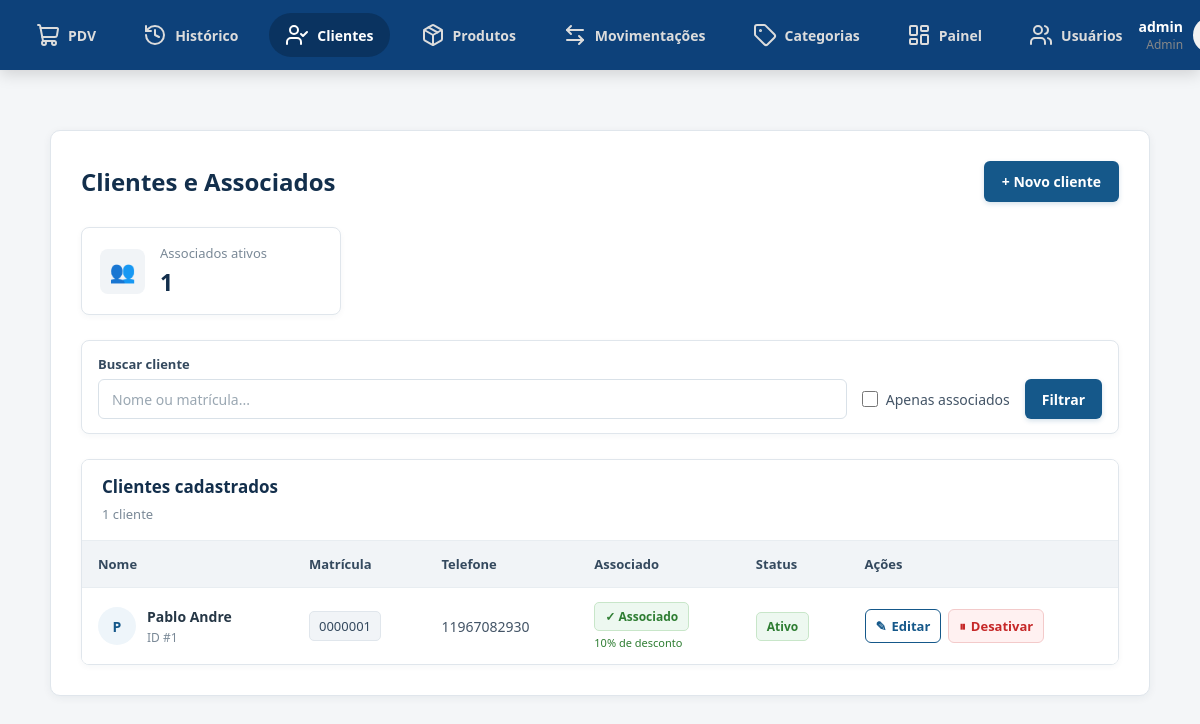
Page /clientes/ (signed in) on the earlier database version.
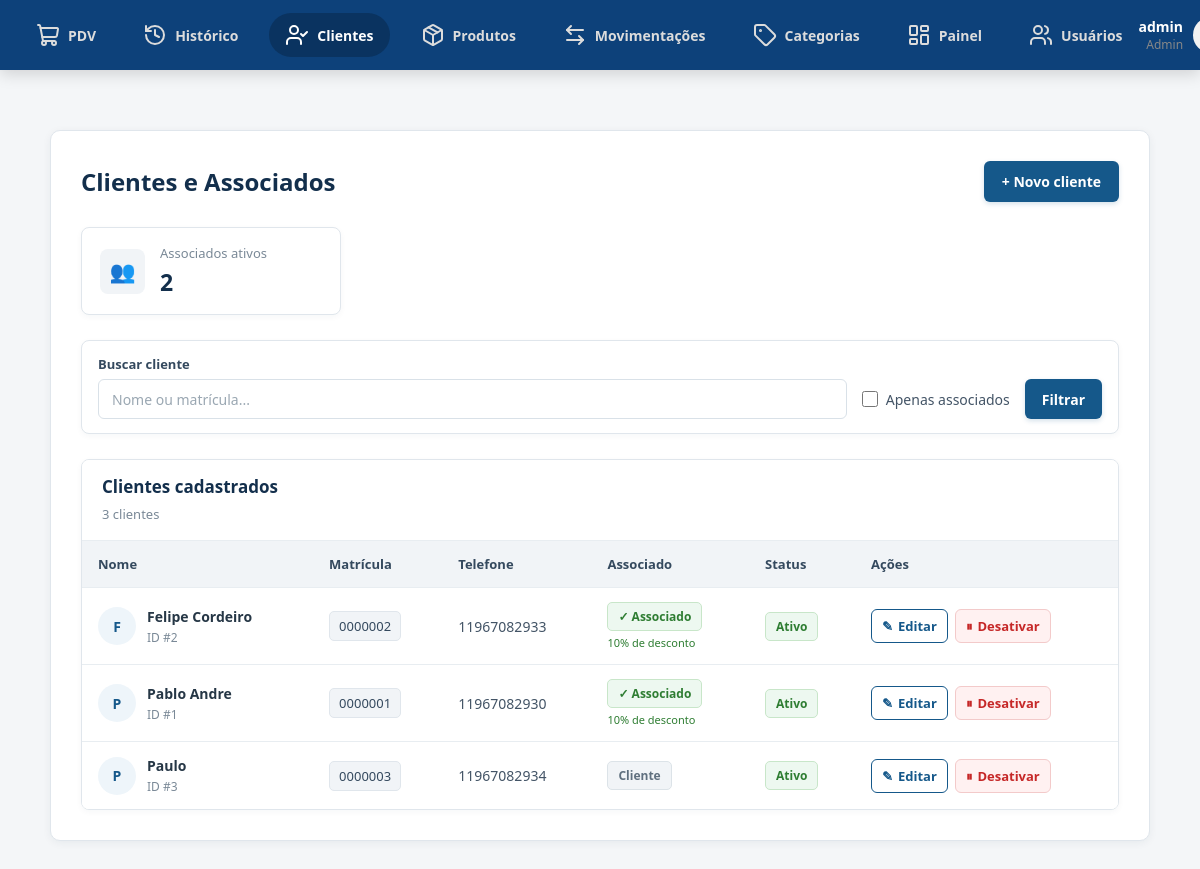
Same page on the later database version.
### app/models/cliente.py (models this page shows, shortened)
class Cliente(Base):
    __tablename__ = "clientes"
    id         = Column(Integer, primary_key=True, index=True)
    nome       = Column(String(150), nullable=False, index=True)
    matricula  = Column(String(50), nullable=True, unique=True)
    telefone   = Column(String(20), nullable=True)
    is_associado = Column(Boolean, default=False, nullable=False)
    ativo      = Column(Boolean, default=True)
    criado_em  = Column(DateTime, server_default=func.now())
    vendas = relationship("Venda", back_populates="cliente")

### app/controllers/cliente_controller.py (the view)
@router.get("/", response_class=HTMLResponse)
def listar_clientes(
    request: Request,
    busca: str = "",
    apenas_associados: bool = False,
    db: Session = Depends(get_db),
    admin=Depends(get_admin)
):
    query = db.query(Cliente)
    if busca.strip():
        termo = busca.strip()
        query = query.filter(
            Cliente.nome.ilike(f"%{termo}%") |
            Cliente.matricula.ilike(f"%{termo}%")
        )
    if apenas_associados:
        query = query.filter(
            Cliente.is_associado == True
        )
    clientes = query.order_by(
        Cliente.nome
    ).all()
    total_associados = db.query(Cliente).filter(
        Cliente.is_associado == True,
        Cliente.ativo == True
    ).count()
    return templates.TemplateResponse(
        request,
        "clientes/index.html",
        {
            "request": request,
            "usuario": admin,
            "clientes": clientes,
            "busca": busca,
            "apenas_associados": apenas_associados,
            "total_associados": total_associados,
        }
    )

### app/templates/clientes/index.html (shortened to what the changed rows need)
{% extends "base.html" %}
{% block extra_css %}
<link rel="stylesheet" href="/static/clientes-css/index.css">
{% endblock %}
{% block content %}
<main class="container">
<section class="titulo-pagina">
    <div>
        <h1>
            Clientes e Associados
        </h1>
    </div>
</section>
<section class="resumo">
    <div class="resumo-card">
        <div>
            <span>
                Associados ativos
            </span>
            <strong>
                {{ total_associados }}
            </strong>
        </div>
    </div>
</section>
<section class="tabela-card">
    <div class="tabela-topo">
        <div>
            <h2>
                Clientes cadastrados
            </h2>
            <span>
                {{ clientes|length }}
                cliente{% if clientes|length != 1 %}s{% endif %}
            </span>
        </div>
    </div>
    <div class="tabela-wrapper">
        <table>
            <thead>
                <tr>
                    <th>
                        Nome
                    </th>
                    <th>
                        Matrícula
                    </th>
                    <th>
                        Telefone
                    </th>
                    <th>
                        Associado
                    </th>
                    <th>
                        Status
                    </th>
                    <th>
                        Ações
                    </th>
                </tr>
            </thead>
            <tbody>
                {% for c in clientes %}
                <tr>
                    <td>
                        <div class="cliente-nome">
                            <div class="avatar">
                                {{ c.nome[0]|upper }}
                            </div>
                            <div>
                                <strong>
                                    {{ c.nome }}
                                </strong>
                                <small>
                                    ID #{{ c.id }}
                                </small>
                            </div>
                        </div>
                    </td>
                    <td>
                        {% if c.matricula %}
                            <span class="matricula">
                                {{ c.matricula }}
                            </span>
                        {% else %}
                            <span class="sem-dado">
                                —
                            </span>
                        {% endif %}
                    </td>
                    <td>
                        {% if c.telefone %}
                            {{ c.telefone }}
                        {% else %}
                            <span class="sem-dado">
                                —
                            </span>
                        {% endif %}
                    </td>
                    <td>
                        {% if c.is_associado %}
                            <span class="badge associado">
                                ✓ Associado
                            </span>
                            <small class="desconto">
                                10% de desconto
                            </small>
                        {% else %}
                            <span class="badge comum">
                                Cliente
                            </span>
                        {% endif %}
                    </td>
                    <td>
                        {% if c.ativo %}
                            <span class="badge ativo">
                                Ativo
                            </span>
                        {% else %}
                            <span class="badge inativo">
                                Inativo
                            </span>
                        {% endif %}
                    </td>
                    <td>
                        <div class="acoes">
                            <a
                                href="/clientes/{{ c.id }}/editar"
                                class="btn-editar"
                            >
                                ✎
                                <span>
                                    Editar
                                </span>
                            </a>
                            <form
                                action="/clientes/{{ c.id }}/toggle-ativo"
                                method="post"
                            >
                                <button
                                    type="submit"
                                    class="{% if c.ativo %}btn-desativar{% else %}btn-ativar{% endif %}"
                                >
                                    {% if c.ativo %}
                                        ⏸
                                        <span>
                                            Desativar
                                        </span>
                                    {% else %}
                                        ✓
                                        <span>
                                            Ativar
                                        </span>
                                    {% endif %}
                                </button>
                            </form>
                        </div>
                    </td>
                </tr>
                {% endfor %}
            </tbody>
        </table>
    </div>
</section>
</main>
{% endblock %}

Differences in the rows shown:
added Cliente: nome "F", nome "Felipe Cordeiro", id "2", matricula "0000002", telefone "11967082933", is_associado "✓ Associado", ativo "Ativo"
added Cliente: nome "P", nome "Paulo", id "3", matricula "0000003", telefone "11967082934", is_associado "Cliente", ativo "Ativo"
Other differences:
{{ total_associados }}: "1" → "2"
{{ clientes|length }}: "1" → "3"
text now shown: "s"
